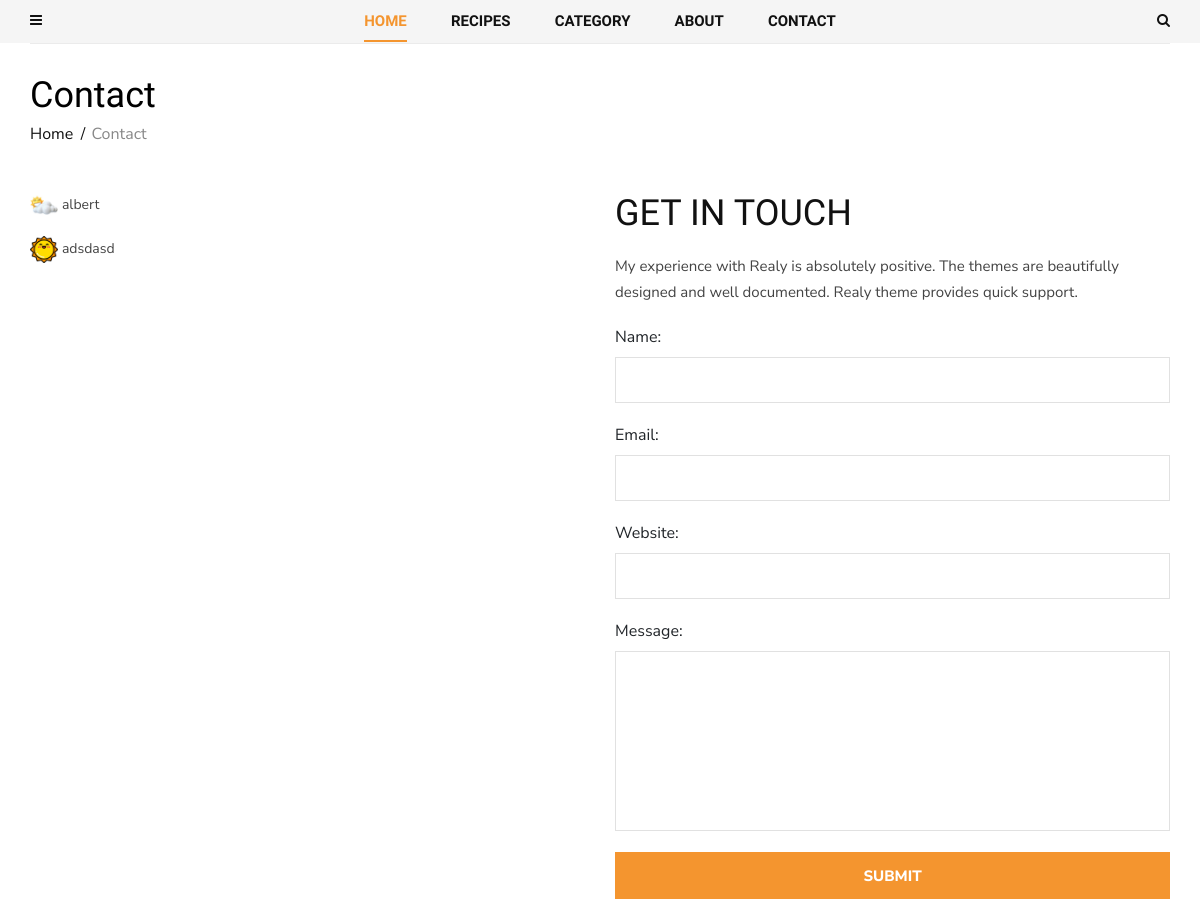
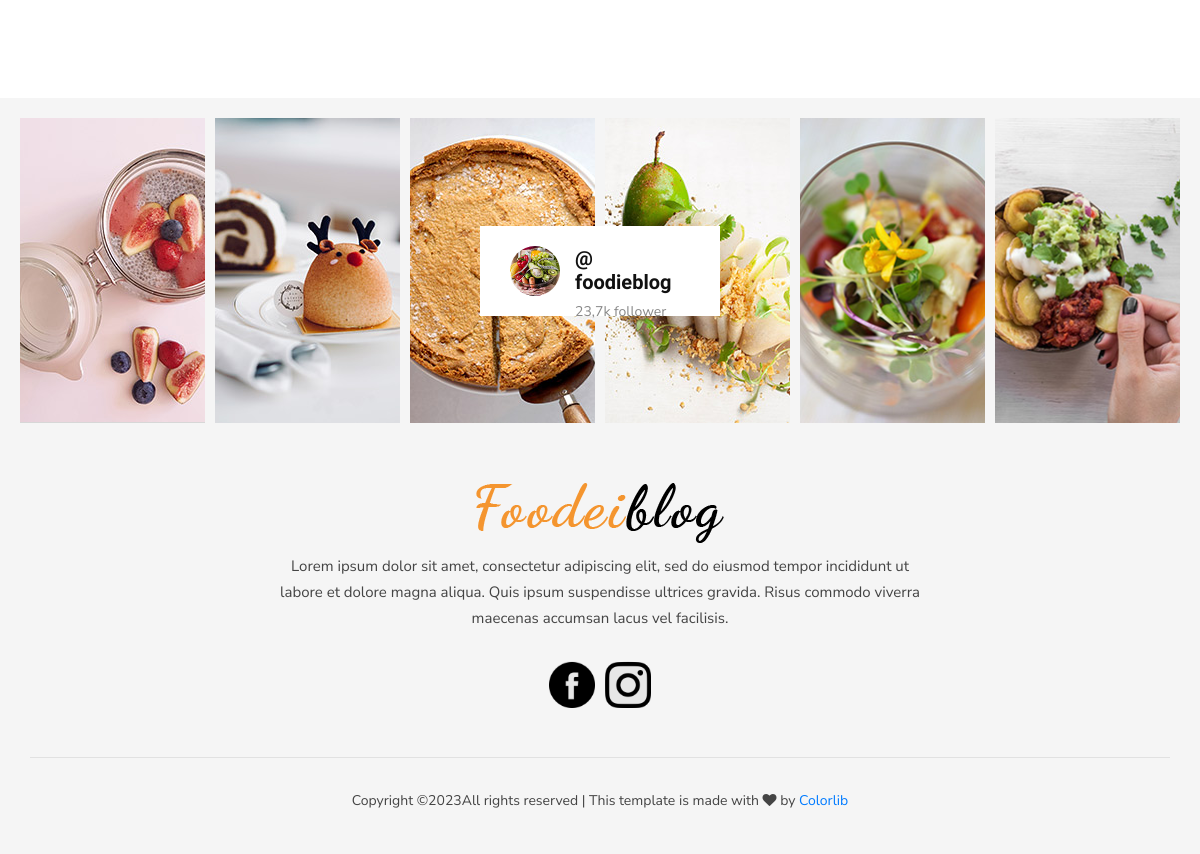
Page /contact/ on the committed database (2 pictures, top to bottom).
### contact/models.py (models this page shows, shortened)
class ContactLink(models.Model):
    icon = models.FileField(upload_to="icons/")
    name = models.CharField(max_length=200)

class Social(models.Model):
    icon = models.FileField(upload_to="icons/")
    name = models.CharField(max_length=200)
    link = models.URLField()

### contact/views.py (the view)
# urls.py: path('contact/', views.ContactView.as_view(), name="contact"),
class ContactView(View):
    def get(self, request):
        contacts = ContactLink.objects.all()
        form = ContactForm()
        return render(request, 'contact/contact.html', {"contacts": contacts, "form": form})

### contact/forms.py
class ContactForm(forms.ModelForm):
    class Meta:
        model = ContactModel
        fields = '__all__'

### blog/models.py (called while the page is built)
    def get_absolute_url(self):
        return reverse("post_single", kwargs={"slug":self.category.slug, "post_slug":self.slug })

### blog/templatetags/menu_tags.py (called while the page is built)
def get_all_categories():
    return Category.objects.all()

@register.inclusion_tag('blog/include/top_menu.html')
def get_categories():
    category = get_all_categories()
    return {"list_category": category}

@register.inclusion_tag('blog/include/recipes_tag.html')
def get_last_posts():
    posts = Post.objects.select_related("category").order_by("-id")[:5]
    return {"list_last_post": posts}

### contact/models.py (called while the page is built)
    def get_first_image(self):
        item = self.about_images.first()
        return item.image.url

### contact/templatetags/social_tags.py (called while the page is built)
@register.simple_tag()
def get_social_links():
    return Social.objects.all()

@register.simple_tag()
def get_about():
    return About.objects.last()

### templates/contact/contact.html (shortened to what this page needs)
{% extends 'base.html' %}
{% block content %}
  <section class="contact spad">
    <div class="container">
      <div class="contact__text">
        <div class="row">
          <div class="col-lg-12">
            <div class="breadcrumb__text">
              <h2>Contact</h2>
              <div class="breadcrumb__option">
                <a §href="#">Home</a>
                <span>Contact</span>
              </div>
            </div>
          </div>
        </div>
        <div class="row">
          <div class="col-lg-6 col-md-6">
            <div class="contact__widget">
              <ul>
                {% for contact in contacts %}
                <li>
                  <img class="contact_icon" src="{{ contact.icon.url }}">
                  <span>{{ contact.name }}</span>
                </li>
                {% endfor %}
              </ul>
            </div>
          </div>
          <div class="col-lg-6 col-md-6">
            <div class="contact__form">
              <div class="contact__form__title">
                <h2>GET IN TOUCH</h2>
                <p>My experience with Realy is absolutely positive. The themes are beautifully designed and well documented. Realy theme provides quick support.</p>
              </div>
              <form action="{% url 'feedback' %}" method="post">
                {{ form }}
                <button type="submit" class="site-btn">Submit</button>
              </form>
            </div>
          </div>
        </div>
      </div>
    </div>
  </section>
{% endblock %}

### templates/footer.html (shortened to what this page needs)
{% load static social_tags %}
<footer class="footer">
  <div class="container-fluid">
    <div class="footer__instagram">
      <div class="footer__instagram__avatar">
        <div class="footer__instagram__avatar--pic">
          <img src="{% static 'img/footer/instagram-avatar.jpg' %}" alt="" />
        </div>
        <div class="footer__instagram__avatar--text">
          <h5>@ foodieblog</h5>
          <span>23,7k follower</span>
        </div>
      </div>
      <div class="row">
        <div class="col-lg-2 col-md-2 col-sm-4 col-6">
          <div class="footer__instagram__item set-bg" data-setbg="{% static 'img/footer/ip-1.jpg' %}"></div>
        </div>
        <div class="col-lg-2 col-md-2 col-sm-4 col-6">
          <div class="footer__instagram__item set-bg" data-setbg="{% static 'img/footer/ip-2.jpg' %}"></div>
        </div>
        <div class="col-lg-2 col-md-2 col-sm-4 col-6">
        </div>
        <div class="col-lg-2 col-md-2 col-sm-4 col-6">
        </div>
        <div class="col-lg-2 col-md-2 col-sm-4 col-6">
          <div class="footer__instagram__item set-bg" data-setbg="{% static 'img/footer/ip-5.jpg' %}"></div>
        </div>
        <div class="col-lg-2 col-md-2 col-sm-4 col-6">
          <div class="footer__instagram__item set-bg" data-setbg="{% static 'img/footer/ip-6.jpg' %}"></div>
        </div>
      </div>
    </div>
  </div>
  <div class="container">
    <div class="row">
      <div class="col-lg-12">
        <div class="footer__text">
          <div class="footer__logo">
            <a href="#"><img src="{% static 'img/logo.png' %}" alt="" /></a>
          </div>
          <p>
            Lorem ipsum dolor sit amet, consectetur adipiscing elit, sed do eiusmod tempor incididunt ut<br /> labore et dolore magna aliqua. Quis ipsum suspendisse ultrices gravida. Risus commodo viverra<br /> maecenas accumsan lacus vel facilisis.
          </p>
          <div class="footer__social">
            {% get_social_links as social_links %}
            {% for item in social_links %}
            <a href="{{ item.link }}"><img src="{{ item.icon.url }}"></a>
            {% endfor %}
          </div>
        </div>
        <div class="footer__copyright">
          <p>
            Copyright &copy;All rights reserved | This template is made with <i class="fa fa-heart" aria-hidden="true"></i> by <a href="https://colorlib.com" target="_blank">Colorlib</a>
          </p>
        </div>
      </div>
    </div>
  </div>
</footer>

### static/css/style.css (style rules this page uses)
html, body { height: 100%; font-family: "Nunito Sans", sans-serif; -webkit-font-smoothing: antialiased; }
h1, h2, h3, h4, h5, h6 { margin: 0; color: #111111; font-weight: 400; font-family: "Unna", serif; }
h2 { font-size: 36px; }
h5 { font-size: 18px; }
p { font-size: 14px; font-family: "Nunito Sans", sans-serif; color: #444444; font-weight: 400; line-height: 26px; margin: 0 0 15px 0; }
img { max-width: 100%; }
ul, ol { padding: 0; margin: 0; }
.set-bg { background-repeat: no-repeat; background-size: cover; background-position: top center; }
.spad { padding-top: 100px; padding-bottom: 100px; }
.site-btn { font-size: 15px; color: #ffffff; font-weight: 800; text-transform: uppercase; display: inline-block; padding: 13px 26px 12px; background: #f4952f; border: none; }
.breadcrumb__text { margin-bottom: 46px; }
.breadcrumb__text h2 { color: #000000; margin-bottom: 5px; }
.breadcrumb__text .breadcrumb__option a { display: inline-block; font-size: 16px; color: #111111; margin-right: 14px; position: relative; }
.breadcrumb__text .breadcrumb__option a:after { position: absolute; right: -12px; top: 0; content: "/"; }
.breadcrumb__text .breadcrumb__option span { font-size: 16px; color: #888888; }
.footer { background: #f5f5f5; padding-top: 20px; }
.footer__instagram { padding-left: 15px; padding-right: 15px; position: relative; }
.footer__instagram__item { height: 305px; margin-right: -10px !important; margin-left: -10px !important; margin-bottom: 10px; }
.footer__instagram__avatar { display: inline-block; padding: 20px 30px; background: #ffffff; position: absolute; height: 90px; width: 240px; left: 50%; top: 50%; -webkit-transform: translate(-120px, -50px); -ms-transform: translate(-120px, -50px); transform: translate(-120px, -50px); z-index: 1; }
.footer__instagram__avatar .footer__instagram__avatar--pic { float: left; margin-right: 15px; }
.footer__instagram__avatar .footer__instagram__avatar--pic img { height: 50px; width: 50px; border-radius: 50%; }
.footer__instagram__avatar .footer__instagram__avatar--text { overflow: hidden; }
.footer__instagram__avatar .footer__instagram__avatar--text h5 { font-size: 20px; color: #111111; font-weight: 700; margin-bottom: 5px; }
.footer__instagram__avatar .footer__instagram__avatar--text span { font-size: 14px; color: #888888; }
.footer__text { padding: 50px 0; text-align: center; }
.footer__text .footer__logo { margin-bottom: 10px; }
.footer__text .footer__logo a { display: inline-block; }
.footer__text p { font-size: 15px; margin-bottom: 30px; }
.footer__text .footer__social a { display: inline-block; font-size: 16px; color: #111111; height: 46px; width: 46px; background: #e7e7e7; border-radius: 50%; line-height: 46px; text-align: center; -webkit-transition: all, 0.3s; -o-transition: all, 0.3s; transition: all, 0.3s; margin-right: 6px; }
.footer__text .footer__social a:last-child { margin-right: 0; }
.footer__copyright { font-size: 15px; color: #444444; border-top: 1px solid #e1e1e1; text-align: center; padding: 30px 0 25px; }
.contact_icon { max-width: 5%; }
.contact { padding-top: 0; }
.contact__text { padding-top: 30px; border-top: 1px solid #ebebeb; }
.contact__widget ul li { list-style: none; margin-bottom: 20px; }
.contact__widget ul li span { display: inline-block; font-size: 14px; color: #444444; }
.contact__form .contact__form__title h2 { text-transform: uppercase; margin-bottom: 18px; }
.contact__form .contact__form__title p { font-size: 15px; margin-bottom: 20px; }
.contact__form form input { height: 46px; width: 100%; background: transparent; border: 1px solid #e1e1e1; font-size: 14px; color: #444444; padding-left: 20px; margin-bottom: 20px; }
.contact__form form textarea { height: 180px; width: 100%; background: transparent; border: 1px solid #e1e1e1; font-size: 14px; color: #444444; padding-top: 12px; padding-left: 20px; margin-bottom: 14px; resize: none; }
.contact__form form button { width: 100%; }
@media only screen and (min-width: 1200px) { .container { max-width: 1170px; } }

### rows in the picture
ContactLink: icon (picture), name "albert"
ContactLink: icon (picture), name "adsdasd"
Social: icon (picture)
Social: icon (picture)
